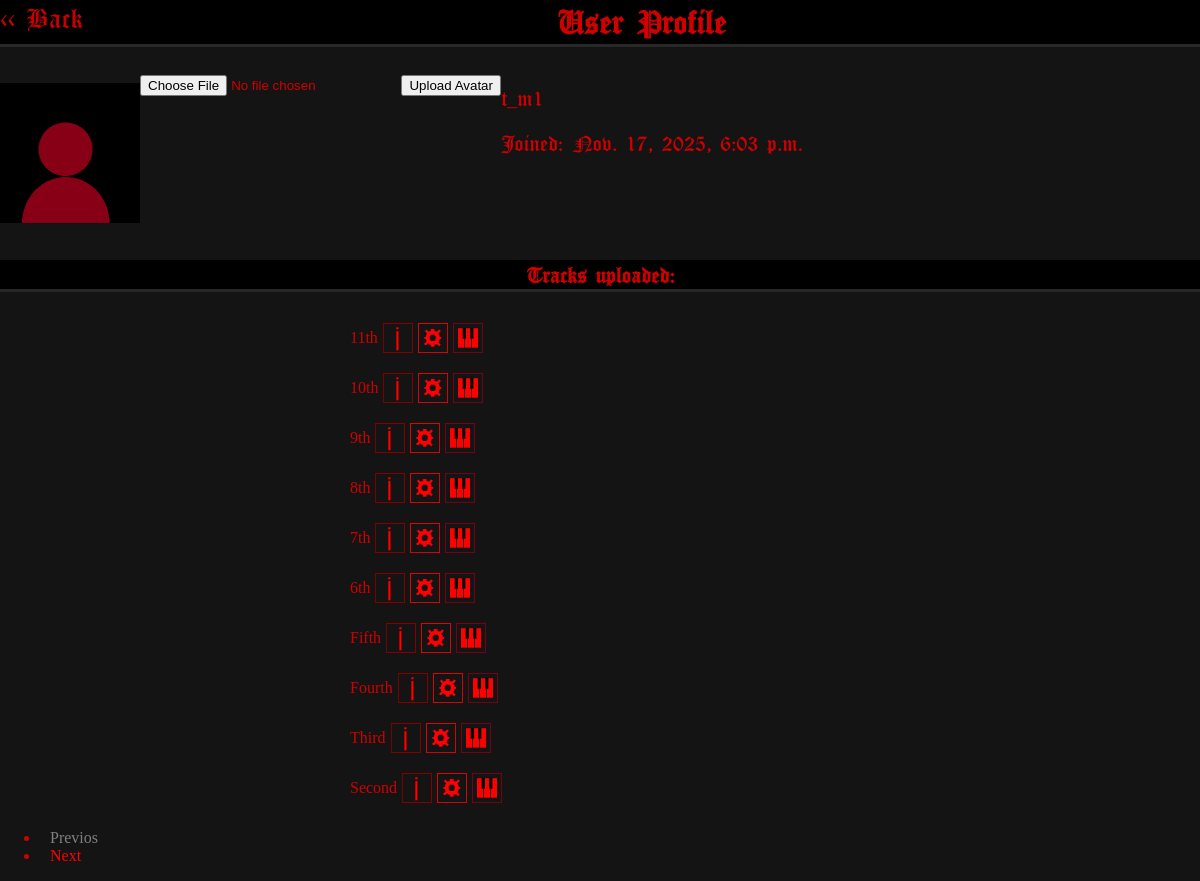
/profile/8/ (signed in), run on the app's committed database.
### MS_APP/models.py (models this page shows)
class Track(models.Model):
    STATUS_CHOICES = [
        (1, 'Demo Version'),
        (2, 'Released Version')
    ]
    PRIVATE_CHOICES = [
        (1, 'Private'),
        (2, 'Public')
    ]
    title = models.CharField(max_length=200)
    artist = models.CharField(max_length=200)
    note_num =models.IntegerField()
    duration = models.DurationField()
    created_at = models.DateTimeField(auto_now_add=True)
    dere_st = models.IntegerField(choices=STATUS_CHOICES, default=1)
    privaty_ch = models.IntegerField(choices=PRIVATE_CHOICES, default=2)
    likes = models.IntegerField(default=0)
    cho_ones = models.ManyToManyField(User, related_name='featured_tracks', blank=True)
    author = models.ForeignKey(User, on_delete=models.CASCADE)

### MS_APP/views.py (the view)
# urls.py: path('profile/<int:id>/', views.ProfileView, name='profile'),
def ProfileView(request, id):
    if request.method == 'GET':
        request.user
        track_list = Track.objects.filter(author = User.objects.get(id=id)).order_by('-created_at')
        paginator = Paginator(track_list, 10)
        page_number = request.GET.get('page')
        page_obj = paginator.get_page(page_number)
        return render(request, 'profile.html', {'id': id, 'page_obj': page_obj})
    if request.method == 'POST':
        pass

### templates/profile.html (shortened to what this page needs)
<DOCTYPE html>
{%load static %}
<html lang="en">
 <head >
        <link rel="stylesheet" href="{% static 'profile.css' %}">
  </head>
<body>
<a href="/" class="back-but1"> << Back </a>
<h2 class="mid"> User Profile</h2>
<div class="profile_info"><p><img src="{% static 'avatars/avatar_stability.png' %}" alt="User" class="user-img" ></p>
<form method="POST" enctype="multipart/form-data">
<input type="file" name="avatar" >
<button type="submit" class="upload_button">Upload Avatar</button>
</form>
<div><p>{{ user.username }}</p>
<p>Joined: {{ user.date_joined }}</p></div></div>
<h4 class="mid">Tracks uploaded: {{ tracks_count }}</h4>
<div class="track_list">
{% for track in page_obj %}
    <div class="track-row">
        <p>{{ track.title }}</p>
        <a href="{% url 'track_info' track.id %}"><img src="{% static 'sitemages/track_info.png' %}" alt="Track Info icon" class="track-info-icon"></button></a>
        <a href="{% url 'edit_track' track.id %}"><img src="{% static 'sitemages/edit_track.png' %}" alt="Track Edit icon" class="track-edit-icon"></a>
        <a href="{% url 'sequences' track.id %}"><img src="{% static 'sitemages/piano_roll.png' %}" alt="Piano Roll" class="track-piano-icon"></a>
    </div>
{%endfor%}
</div>
<nav aria-label="navv">
    <ul class="paginaton">
        <li class="page_item">
            <a class="page-link {% if not page_obj.has_previous %} disabled {% endif %}" href="{% if page_obj.has_previous %} {% url 'profile' id %}?page={{ page_obj.previous_page_number }} {% endif %}">
                Previos
            </a>
        </li>
        <li class="page-item">
            <a class="page-link {% if not page_obj.has_next %} disabled {% endif %}" href="{% if page_obj.has_next %} {% url 'profile' id %}?page={{ page_obj.next_page_number }} {% endif %}">
                Next
            </a>
        </li>
    </ul>
</nav>
</body>
</html>

### static/profile.css (style rules this page uses)
.user-img { width: 140px; height: 140px; }
body { margin: 0; color: rgb(208, 0, 0); background-color: rgb(20, 20, 20); }
a { color: rgb(200, 0, 0); }
.mid { font-family: 'MyFont', sans-serif; background-color: black; text-align: center; border-bottom: 3px solid rgb(40, 40, 40); }
.page-link { color: rgb(255, 0, 0); text-decoration: none; padding: 10px; }
.disabled { pointer-events: none; color: grey; }
.profile_info { font-family: 'MyFont', sans-serif; display: flex; flex-direction: row; }
.track_list { display: flex; flex-direction: column; width: 500px; justify-self: center }
.track-info-icon { width: 30px; height: 30px; }
.track-edit-icon { width: 30px; height: 30px; }
.track-row { display: flex; flex-direction: row; gap: 5px; align-items: center; }
.track-piano-icon { width: 30px; height: 30px; }
.back-but1 { float: left; font-family: 'MyFont', sans-serif; color: rgb(200, 0, 0); text-decoration: none; font-size: 20px; }

### data on the page
Track: title "11th"
Track: title "10th"
Track: title "9th"
Track: title "8th"
Track: title "7th"
Track: title "6th"
Track: title "Fifth"
Track: title "Fourth"
Track: title "Third"
Track: title "Second"

### other printed values
{{ user.username }} "t_m1"
{{ user.date_joined }} "Nov. 17, 2025, 6:03 p.m."
